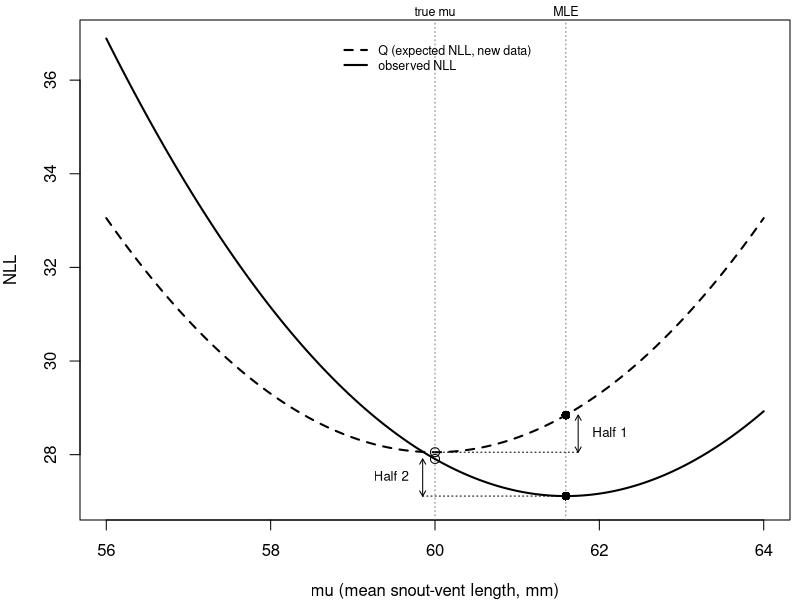
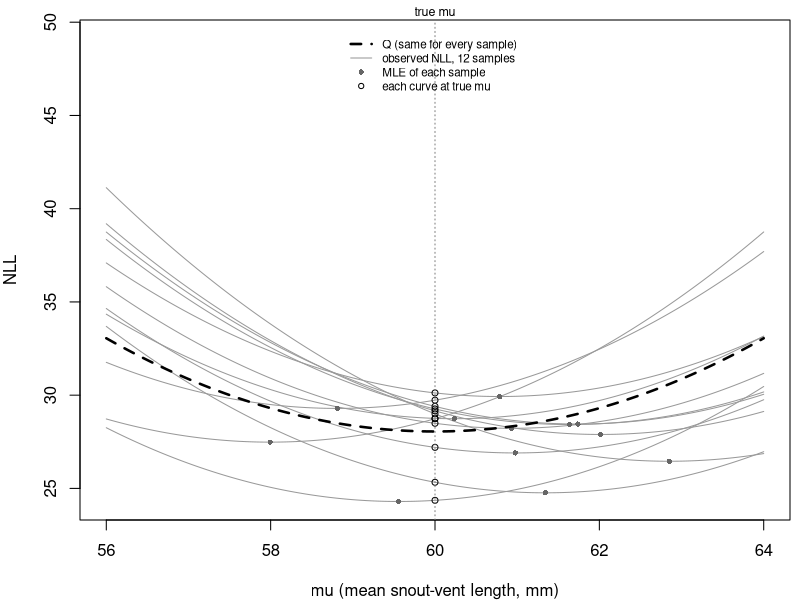
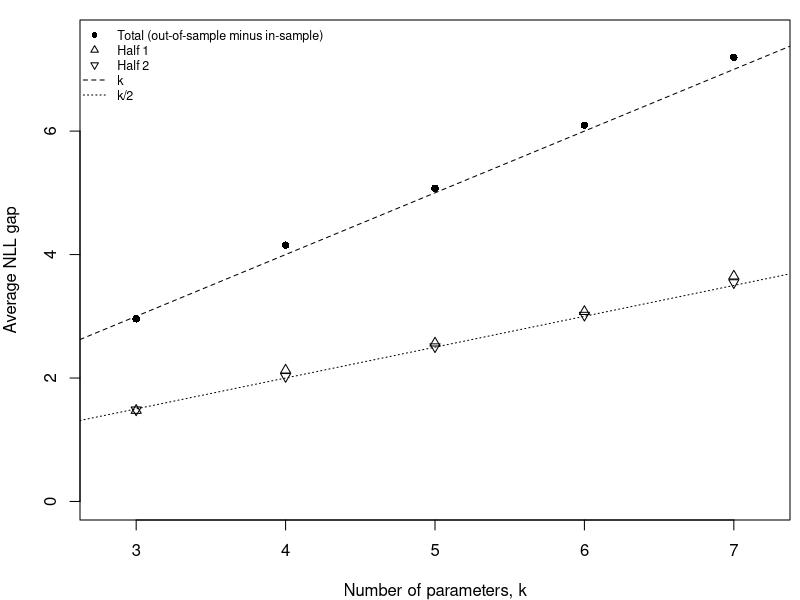

These charts were generated, in order, by the following R code:
## ---- chunk 1
knitr::opts_chunk$set(echo = FALSE, warning = FALSE, message = FALSE,
                      fig.width = 6.5, fig.height = 3.2, fig.align = "center")
## ---- chunk 2
n_liz <- 10
sigma <- 4
mu0 <- 60
nll_obs <- function(mu, y) -sum(dnorm(y, mu, sigma, log = TRUE))
q_fun <- function(mu) n_liz * log(sigma * sqrt(2 * pi)) +
  n_liz / 2 + n_liz * (mu - mu0)^2 / (2 * sigma^2)

set.seed(143)
y_liz <- rnorm(n_liz, mu0, sigma)
mu_hat <- mean(y_liz)
## ---- chunk 3
mu_grid <- seq(56, 64, length.out = 400)
nll_curve <- sapply(mu_grid, nll_obs, y = y_liz)
q_curve <- q_fun(mu_grid)

par(mar = c(4, 4, 1, 0.5))
plot(mu_grid, q_curve, type = "l", lwd = 2, lty = 2,
     ylim = range(c(nll_curve, q_curve, 27, 30)),
     xlab = "mu (mean snout-vent length, mm)", ylab = "NLL")
lines(mu_grid, nll_curve, lwd = 2)
abline(v = c(mu0, mu_hat), lty = 3, col = "grey50")
points(c(mu0, mu_hat, mu_hat, mu0),
       c(q_fun(mu0), q_fun(mu_hat), nll_obs(mu_hat, y_liz), nll_obs(mu0, y_liz)),
       pch = c(1, 16, 16, 1), cex = 1.2)
arrows(mu_hat + 0.15, q_fun(mu0), mu_hat + 0.15, q_fun(mu_hat), length = 0.06, code = 3)
segments(mu0, q_fun(mu0), mu_hat + 0.15, q_fun(mu0), lty = 3)
arrows(mu0 - 0.15, nll_obs(mu_hat, y_liz), mu0 - 0.15, nll_obs(mu0, y_liz),
       length = 0.06, code = 3)
segments(mu0 - 0.15, nll_obs(mu_hat, y_liz), mu_hat, nll_obs(mu_hat, y_liz), lty = 3)
text(mu_hat + 0.2, mean(c(q_fun(mu0), q_fun(mu_hat))), "Half 1", pos = 4, cex = 0.8)
text(mu0 - 0.2, mean(c(nll_obs(mu_hat, y_liz), nll_obs(mu0, y_liz))), "Half 2",
     pos = 2, cex = 0.8)
mtext(c("true mu", "MLE"), side = 3, at = c(mu0, mu_hat), line = 0, cex = 0.75)
legend("top", c("Q (expected NLL, new data)", "observed NLL"), lty = c(2, 1),
       lwd = 2, bty = "n", cex = 0.75, inset = 0.03)
## ---- chunk 4
set.seed(746)
n_curves <- 12
y_many <- matrix(rnorm(n_curves * n_liz, mu0, sigma), ncol = n_curves)
nll_many <- apply(y_many, 2, function(y) sapply(mu_grid, nll_obs, y = y))
mu_hat_many <- colMeans(y_many)

y_big <- matrix(rnorm(20000 * n_liz, mu0, sigma), ncol = 20000)
gap_mu0 <- colSums((y_big - mu0)^2) / (2 * sigma^2) - n_liz / 2
nll_avg <- sapply(mu_grid, function(m) mean(colSums((y_big - m)^2)) / (2 * sigma^2)) +
  n_liz * log(sigma * sqrt(2 * pi))

par(mar = c(4, 4, 1, 0.5))
matplot(mu_grid, nll_many, type = "l", lty = 1, lwd = 1, col = "grey60",
        ylim = range(nll_many) + c(0, 8),
        xlab = "mu (mean snout-vent length, mm)", ylab = "NLL")
points(mu_hat_many, apply(y_many, 2, function(y) nll_obs(mean(y), y)),
       pch = 16, cex = 0.7, col = "grey40")
points(rep(mu0, n_curves), apply(y_many, 2, nll_obs, mu = mu0), pch = 1, cex = 0.8)
lines(mu_grid, q_curve, lwd = 2.5, lty = 2)
abline(v = mu0, lty = 3, col = "grey50")
mtext("true mu", side = 3, at = mu0, line = 0, cex = 0.75)
legend("top", c("Q (same for every sample)", "observed NLL, 12 samples",
                "MLE of each sample", "each curve at true mu"),
       lty = c(2, 1, NA, NA), lwd = c(2.5, 1, NA, NA), pch = c(NA, NA, 16, 1),
       col = c("black", "grey60", "grey40", "black"), bty = "n", cex = 0.7,
       inset = 0.02)
## ---- chunk 5
set.seed(746)
a_mat <- matrix(c(2, 1, 1, 3), 2)
sigma_mat <- matrix(c(0.5, 0.1, 0.1, 0.2), 2)
delta <- matrix(rnorm(2e5 * 2), ncol = 2) %*% chol(sigma_mat)
qf_mean <- mean(rowSums((delta %*% a_mat) * delta))
tr_val <- sum(diag(a_mat %*% sigma_mat))
## ---- chunk 6
nll_pois <- function(mu, y) -sum(dpois(y, mu, log = TRUE))

# one rep: fit the first k columns of x to y; score on y and on new data y_new
aic_gap <- function(k, x, mu_true) {
  y <- rpois(length(mu_true), mu_true)
  y_new <- rpois(length(mu_true), mu_true)
  fit <- glm.fit(x[, seq_len(k), drop = FALSE], y, family = poisson())
  c(half1 = nll_pois(fitted(fit), y_new) - nll_pois(mu_true, y_new),
    half2 = nll_pois(mu_true, y) - nll_pois(fitted(fit), y))
}
## ---- chunk 7
set.seed(746)
n_plots <- 50
k_max <- 7
reps <- 4000
x_all <- cbind(1, matrix(rnorm(n_plots * (k_max - 1)), n_plots))
beta_true <- c(0.5, 0.3, -0.2, rep(0, k_max - 3))
mu_true <- exp(x_all %*% beta_true)[, 1]

k_vals <- 3:k_max
gaps <- lapply(k_vals, function(k) sapply(seq_len(reps), function(i) aic_gap(k, x_all, mu_true)))
gap_means <- t(sapply(gaps, rowMeans))
gap_se <- t(sapply(gaps, function(g) apply(g, 1, sd) / sqrt(reps)))
gap_tab <- data.frame(k = k_vals, half1 = gap_means[, "half1"],
                      half2 = gap_means[, "half2"],
                      total = rowSums(gap_means))
## ---- chunk 8
knitr::kable(gap_tab, digits = 2, col.names = c("k", "Half 1", "Half 2",
             "Total (estimate of k)"), align = "c")
## ---- chunk 9
par(mar = c(4, 4, 1, 0.5))
plot(k_vals, gap_tab$total, pch = 16, xlim = c(2.8, k_max + 0.2),
     ylim = c(0, k_max + 0.5), xlab = "Number of parameters, k",
     ylab = "Average NLL gap")
abline(0, 1, lty = 2)
abline(0, 0.5, lty = 3)
points(k_vals, gap_tab$half1, pch = 2)
points(k_vals, gap_tab$half2, pch = 6)
legend("topleft", c("Total (out-of-sample minus in-sample)", "Half 1", "Half 2",
                    "k", "k/2"),
       pch = c(16, 2, 6, NA, NA), lty = c(NA, NA, NA, 2, 3), bty = "n", cex = 0.75)
